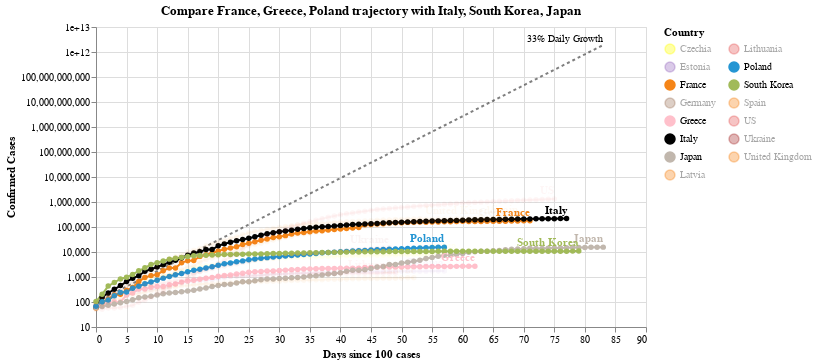

Notebook code for this chart:
### Code cell
#hide_input
chart2 = make_since_chart(['France', 'Greece', 'Poland'])
chart2

### Figure 1 — Vega-Lite specification as saved in the notebook (floating-point values rounded to 4 significant figures; data arrays with more than 128 entries replaced by an {"elided": "..."} marker saying what was removed)
{"config": {"view": {"continuousWidth": 400, "continuousHeight": 300}}, "layer": [{"mark": {"type": "line", "color": "black", "opacity": 0.5, "strokeDash": [3, 3]}, "encoding": {"x": {"type": "quantitative", "field": "Days since 100 cases"}, "y": {"type": "quantitative", "field": "Confirmed Cases"}}}, {"mark": {"type": "text", "align": "right", "dy": -6, "fontSize": 10, "text": "33% Daily Growth"}, "encoding": {"x": {"type": "quantitative", "field": "Days since 100 cases"}, "y": {"type": "quantitative", "field": "Confirmed Cases"}}, "transform": [{"filter": "(datum['Days since 100 cases'] >= 83)"}]}, {"data": {"name": "data-9619b962d5193355c297c0c8e73b0d55"}, "mark": {"type": "line", "point": true}, "encoding": {"color": {"type": "nominal", "field": "Country", "legend": {"columns": 2}, "scale": {"domain": ["Czechia", "Estonia", "France", "Germany", "Greece", "Italy", "Japan", "Latvia", "Lithuania", "Poland", "South Korea", "Spain", "US", "Ukraine", "United Kingdom"], "range": ["yellow", "#9467bd", "#F58518", "#9D755D", "pink", "black", "#C1B7AD", "#F58518", "#E45756", "#2495D3", "#A1BA59", "#F58518", "#E45756", "brown", "#F58518"]}}, "opacity": {"condition": {"value": 1, "selection": "selector005"}, "value": 0.05}, "tooltip": [{"type": "nominal", "field": "Country"}, {"type": "temporal", "field": "Date"}, {"type": "quantitative", "field": "Confirmed Cases"}, {"type": "quantitative", "field": "Days since 100 cases"}], "x": {"type": "quantitative", "field": "Days since 100 cases"}, "y": {"type": "quantitative", "field": "Confirmed Cases", "scale": {"type": "log"}}}, "selection": {"selector005": {"type": "multi", "fields": ["Country"], "bind": "legend", "init": [{"Country": "France"}, {"Country": "Greece"}, {"Country": "Poland"}, {"Country": "Italy"}, {"Country": "South Korea"}, {"Country": "Japan"}]}}, "width": 550}, {"data": {"name": "data-9619b962d5193355c297c0c8e73b0d55"}, "mark": {"type": "text", "align": "right", "dy": -8, "fontWeight": "bold"}, "encoding": {"color": {"type": "nominal", "field": "Country", "legend": {"columns": 2}, "scale": {"domain": ["Czechia", "Estonia", "France", "Germany", "Greece", "Italy", "Japan", "Latvia", "Lithuania", "Poland", "South Korea", "Spain", "US", "Ukraine", "United Kingdom"], "range": ["yellow", "#9467bd", "#F58518", "#9D755D", "pink", "black", "#C1B7AD", "#F58518", "#E45756", "#2495D3", "#A1BA59", "#F58518", "#E45756", "brown", "#F58518"]}}, "opacity": {"condition": {"value": 1, "selection": "selector005"}, "value": 0.05}, "text": {"type": "nominal", "field": "Country"}, "tooltip": [{"type": "nominal", "field": "Country"}, {"type": "temporal", "field": "Date"}, {"type": "quantitative", "field": "Confirmed Cases"}, {"type": "quantitative", "field": "Days since 100 cases"}], "x": {"type": "quantitative", "field": "Days since 100 cases"}, "y": {"type": "quantitative", "field": "Confirmed Cases", "scale": {"type": "log"}}}, "transform": [{"filter": "(datum['Date'] >= 1588982400000)"}], "width": 550}], "data": {"name": "data-dcd91a92b5d4e720f1d5f46032f7bfdc"}, "title": "Compare France, Greece, Poland trajectory with Italy, South Korea, Japan", "$schema": "https://vega.github.io/schema/vega-lite/v4.0.2.json", "datasets": {"data-dcd91a92b5d4e720f1d5f46032f7bfdc": [{"Days since 100 cases": 0, "Confirmed Cases": 100.0}, {"Days since 100 cases": 1, "Confirmed Cases": 133.0}, {"Days since 100 cases": 2, "Confirmed Cases": 176.9}, {"Days since 100 cases": 3, "Confirmed Cases": 235.3}, {"Days since 100 cases": 4, "Confirmed Cases": 312.9}, {"Days since 100 cases": 5, "Confirmed Cases": 416.2}, {"Days since 100 cases": 6, "Confirmed Cases": 553.5}, {"Days since 100 cases": 7, "Confirmed Cases": 736.1}, {"Days since 100 cases": 8, "Confirmed Cases": 979.1}, {"Days since 100 cases": 9, "Confirmed Cases": 1302.0}, {"Days since 100 cases": 10, "Confirmed Cases": 1732.0}, {"Days since 100 cases": 11, "Confirmed Cases": 2303.0}, {"Days since 100 cases": 12, "Confirmed Cases": 3064.0}, {"Days since 100 cases": 13, "Confirmed Cases": 4074.0}, {"Days since 100 cases": 14, "Confirmed Cases": 5419.0}, {"Days since 100 cases": 15, "Confirmed Cases": 7207.0}, {"Days since 100 cases": 16, "Confirmed Cases": 9586.0}, {"Days since 100 cases": 17, "Confirmed Cases": 12750.0}, {"Days since 100 cases": 18, "Confirmed Cases": 16960.0}, {"Days since 100 cases": 19, "Confirmed Cases": 22550.0}, {"Days since 100 cases": 20, "Confirmed Cases": 29990.0}, {"Days since 100 cases": 21, "Confirmed Cases": 39890.0}, {"Days since 100 cases": 22, "Confirmed Cases": 53060.0}, {"Days since 100 cases": 23, "Confirmed Cases": 70560.0}, {"Days since 100 cases": 24, "Confirmed Cases": 93850.0}, {"Days since 100 cases": 25, "Confirmed Cases": 124800.0}, {"Days since 100 cases": 26, "Confirmed Cases": 166000.0}, {"Days since 100 cases": 27, "Confirmed Cases": 220800.0}, {"Days since 100 cases": 28, "Confirmed Cases": 293700.0}, {"Days since 100 cases": 29, "Confirmed Cases": 390600.0}, {"Days since 100 cases": 30, "Confirmed Cases": 519500.0}, {"Days since 100 cases": 31, "Confirmed Cases": 690900.0}, {"Days since 100 cases": 32, "Confirmed Cases": 918900.0}, {"Days since 100 cases": 33, "Confirmed Cases": 1222000.0}, {"Days since 100 cases": 34, "Confirmed Cases": 1625000.0}, {"Days since 100 cases": 35, "Confirmed Cases": 2162000.0}, {"Days since 100 cases": 36, "Confirmed Cases": 2875000.0}, {"Days since 100 cases": 37, "Confirmed Cases": 3824000.0}, {"Days since 100 cases": 38, "Confirmed Cases": 5086000.0}, {"Days since 100 cases": 39, "Confirmed Cases": 6764000.0}, {"Days since 100 cases": 40, "Confirmed Cases": 8996000.0}, {"Days since 100 cases": 41, "Confirmed Cases": 11970000.0}, {"Days since 100 cases": 42, "Confirmed Cases": 15910000.0}, {"Days since 100 cases": 43, "Confirmed Cases": 21170000.0}, {"Days since 100 cases": 44, "Confirmed Cases": 28150000.0}, {"Days since 100 cases": 45, "Confirmed Cases": 37440000.0}, {"Days since 100 cases": 46, "Confirmed Cases": 49790000.0}, {"Days since 100 cases": 47, "Confirmed Cases": 66230000.0}, {"Days since 100 cases": 48, "Confirmed Cases": 88080000.0}, {"Days since 100 cases": 49, "Confirmed Cases": 117100000.0}, {"Days since 100 cases": 50, "Confirmed Cases": 155800000.0}, {"Days since 100 cases": 51, "Confirmed Cases": 207200000.0}, {"Days since 100 cases": 52, "Confirmed Cases": 275600000.0}, {"Days since 100 cases": 53, "Confirmed Cases": 366600000.0}, {"Days since 100 cases": 54, "Confirmed Cases": 487500000.0}, {"Days since 100 cases": 55, "Confirmed Cases": 648400000.0}, {"Days since 100 cases": 56, "Confirmed Cases": 862400000.0}, {"Days since 100 cases": 57, "Confirmed Cases": 1147000000.0}, {"Days since 100 cases": 58, "Confirmed Cases": 1525000000.0}, {"Days since 100 cases": 59, "Confirmed Cases": 2029000000.0}, {"Days since 100 cases": 60, "Confirmed Cases": 2698000000.0}, {"Days since 100 cases": 61, "Confirmed Cases": 3589000000.0}, {"Days since 100 cases": 62, "Confirmed Cases": 4773000000.0}, {"Days since 100 cases": 63, "Confirmed Cases": 6348000000.0}, {"Days since 100 cases": 64, "Confirmed Cases": 8443000000.0}, {"Days since 100 cases": 65, "Confirmed Cases": 11230000000.0}, {"Days since 100 cases": 66, "Confirmed Cases": 14940000000.0}, {"Days since 100 cases": 67, "Confirmed Cases": 19860000000.0}, {"Days since 100 cases": 68, "Confirmed Cases": 26420000000.0}, {"Days since 100 cases": 69, "Confirmed Cases": 35140000000.0}, {"Days since 100 cases": 70, "Confirmed Cases": 46730000000.0}, {"Days since 100 cases": 71, "Confirmed Cases": 62150000000.0}, {"Days since 100 cases": 72, "Confirmed Cases": 82660000000.0}, {"Days since 100 cases": 73, "Confirmed Cases": 109900000000.0}, {"Days since 100 cases": 74, "Confirmed Cases": 146200000000.0}, {"Days since 100 cases": 75, "Confirmed Cases": 194500000000.0}, {"Days since 100 cases": 76, "Confirmed Cases": 258700000000.0}, {"Days since 100 cases": 77, "Confirmed Cases": 344000000000.0}, {"Days since 100 cases": 78, "Confirmed Cases": 457500000000.0}, {"Days since 100 cases": 79, "Confirmed Cases": 608500000000.0}, {"Days since 100 cases": 80, "Confirmed Cases": 809300000000.0}, {"Days since 100 cases": 81, "Confirmed Cases": 1076000000000.0}, {"Days since 100 cases": 82, "Confirmed Cases": 1432000000000.0}, {"Days since 100 cases": 83, "Confirmed Cases": 1904000000000.0}], "data-9619b962d5193355c297c0c8e73b0d55": {"elided": "990 records"}}}
